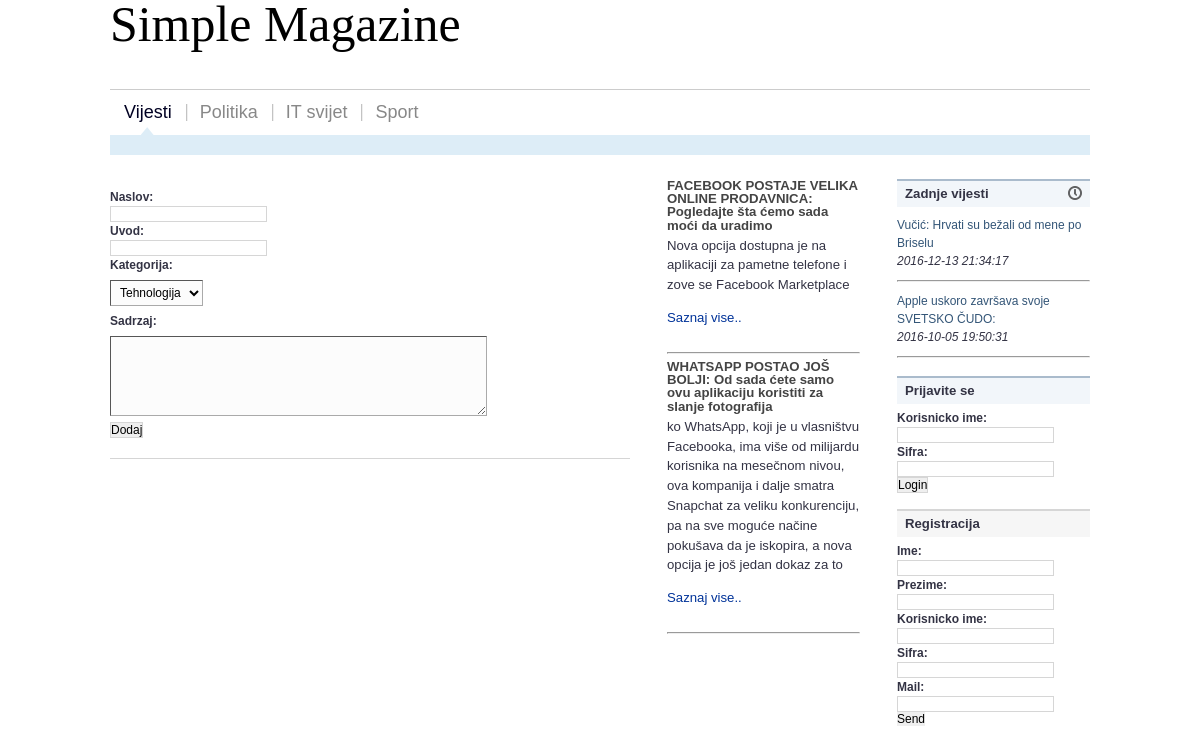
Page /dodajvijest.php on the committed database.
### tables this page shows
CREATE TABLE IF NOT EXISTS `vesti` (
  `id_vesti` int(11) NOT NULL AUTO_INCREMENT,
  `naslov` varchar(100) DEFAULT NULL,
  `uvod` varchar(1200) DEFAULT NULL,
  `sadrzaj` text,
  `vreme_objave` datetime DEFAULT CURRENT_TIMESTAMP,
  `slika` varchar(45) DEFAULT NULL,
  `kategorija` varchar(45) DEFAULT NULL,
  `komentar` text,
  PRIMARY KEY (`id_vesti`)
);

### dodajvijest.php (the view, shortened to what this page needs)
<?php
include_once "core/db.php";
?>
<!DOCTYPE html PUBLIC "-//W3C//DTD XHTML 1.0 Transitional//EN" "http://www.w3.org/TR/xhtml1/DTD/xhtml1-transitional.dtd">
<html xmlns="http://www.w3.org/1999/xhtml" dir="ltr">
<head>
	<link rel="stylesheet" type="text/css" href="style.css" media="screen" />
</head>
<body id="top">
<div id="site">
	<div class="center-wrapper">
			 <?php
			include_once "moduli/menu.php"
				?>
		<div class="main" id="main-three-columns">
			<div class="left" id="main-left">
				<div class="post">
					<div class="forma-div">
						  <div class="p2">
							<form class="forma1" action="dodajvijest.php" method="POST">
							<label class="forma1" for="naslov">Naslov:</label><br/>
							<input class="forma1" style=" border: 1px solid #D6D6D6"; type="text" name="naslov"/><br/>
							<label class="forma1" for="naslov">Uvod:</label><br/>
							<input class="forma1" style=" border: 1px solid #D6D6D6"; type="text" name="uvod"/><br/>
							<label class="forma1" for="naslov">Kategorija:</label><br/>
							<select name="kategorija">
								<option value="1">Tehnologija</option>
								</select><br/>
								<label class="forma1" for="sadrzaj">Sadrzaj:</label><br/>
								<textarea class="forma1" rows="5" cols="50" name="sadrzaj"></textarea><br/>
								<input class="forma1" style=" border: 1px solid #D6D6D6"; type="submit" value="Dodaj">
									</form>
						</div>
					</div>
				</div>
				<div class="content-separator"></div>
			</div>
			 <div class="left sidebar" id="sidebar-1">
				<div class="post">
				<?php
				$res = $pdo->query("SELECT id_vesti,vreme_objave, naslov, uvod FROM vesti WHERE id_vesti >4 LIMIT 2");
				while($vest = $res->fetch(PDO::FETCH_ASSOC)){
				echo "<div class='post-title'><h5>" . $vest['naslov'] . "</h5></div>";
				echo "<div class='post-body'> <p>" . $vest['uvod'] . "</p>";
				echo "<a href='saznajVise.php?id=" . $vest['id_vesti'] ."'>Saznaj vise..</a></div>";
				echo "<br><hr>";
				}
	?>
				</div>
			</div>
			<div class="right sidebar" id="sidebar-2">
				<div class="section">
					<div class="section-title">
						<div class="left">Zadnje vijesti</div>
						<div class="right"><img src="img/icon-time.gif" width="14" height="14" alt="" /></div>
					</div>
	<?php
	include_once "moduli/zadnjevijesti.php"
	?>
				</div>
				<div class="section">
      <?php
	  if(isset($_SESSION['w'])){
		  include_once "moduli/" . $_SESSION['w'] . ".php";
	  }else{
	  include_once "moduli/loginW.php";
	  }
	  ?>
				</div>
				<div class="section network-section">
<?php
	if(isset($_SESSION['w']) && ($_SESSION['status'] == '1')){
		include_once "moduli/AdminUser.php";
	 }
	elseif(isset($_SESSION['w']) && ($_SESSION['status'] == '2')){
		include_once "moduli/user.php";
		}
	else{
	         include_once "moduli/registracija.php";}
?>
				</div>
			</div>
		</div>
	</div>
</div>
 </div>
</body>
</html>

### moduli/zadnjevijesti.php (shortened to what this page needs)
			<?php
			$res = $pdo->query("SELECT id_vesti, naslov, vreme_objave FROM vesti ORDER BY vreme_objave DESC LIMIT 2 ");
			while($vest = $res->fetch(PDO::FETCH_ASSOC)){
				echo "<div class='section-content'>";
				echo "<ul class='nice-list'>";
				echo "<li>";
				echo "<div class='left'><a href='saznajVise.php?id=" . $vest['id_vesti'] ."'>" . $vest['naslov'] . "</a></div>";
				echo "<div class='left'><i>" . $vest['vreme_objave'] . "</i></div>";
				echo "</li>";
				echo "<hr>";
			}
?>

### style.css (style rules this page uses)
html, body, div, span, object, iframe, h1, h2, h3, h4, h5, h6, p, blockquote, pre, a, abbr, acronym, address, code, del, dfn, em, img, q, dl, dt, dd, ol, ul, li, fieldset, form, label, legend, table, caption, tbody, tfoot, thead, tr, th, td, textarea, input, select { margin: 0; padding: 0; border: 0; font-weight: inherit; font-style: inherit; font-size: 100%; font-family: inherit; vertical-align: baseline; }
html { height: 100%; padding-bottom: 1px; }
body { background: #FFF; color: #334; font: normal 75% sans-serif; line-height: 1.5; }
h1,h2,h3,h4,h5,h6 { color: #444; font-weight: normal; line-height: 1; margin-bottom: 0.3em; }
h4,h5,h6 { font-weight: bold; }
h5 { font-size: 1.1em; }
a { color: #357; text-decoration: underline; }
p { margin-bottom: 1em; }
ul, ol { margin: 0 0 1.5em 1.5em; }
ul { list-style-type: disc; }
ul.plain-list li, ul.nice-list li, ul.tabbed li { list-style: none; }
ul.nice-list { margin-left: 0; }
ul.nice-list li { list-style: none; border-top: 1px solid #EEE; padding: 4px 0; }
ul.nice-list li:first-child { border-top: none; }
label { font-weight: bold; cursor: pointer; }
textarea { overflow: auto; }
input.text, textarea, select { background: #FCFCFC; border: 1px inset #AAA; margin: 0.5em 0; padding: 4px 5px; }
.left,.alignleft { float: left; }
.right,.alignright { float: right; }
.content-separator, .archive-separator { background: #D5D5D5; clear: both; color: #FFE; display: block; font-size: 0; line-height: 0; height: 1px; }
.content-separator { margin: 20px 0; }
.post a { text-decoration: none; }
.post-body { font-size: 1.1em; }
.post-body a { color: #039; }
.center-wrapper { margin: 0 auto; width: 980px; }
.main { margin-bottom: 18px; }
.main#main-three-columns { background: url('img/main-three-columns.gif') repeat-y right top; }
.main#main-three-columns .sidebar { width: 193px; }
.main#main-three-columns #main-left { width: 520px; }
.sidebar a { text-decoration: none; }
#sidebar-1 { margin-left: 37px; }
.section { margin-bottom: 16px; }
.section-title { background-color: #F2F6FA; border-top: 2px solid #ABC; font: bold 1.1em sans-serif; margin-bottom: 5px; min-height: 0; padding: 5px 8px 6px; }

### rows in the picture
vesti: naslov "FACEBOOK POSTAJE VELIKA ONLINE PRODAVNICA: Pogledajte šta ćemo sada moći da uradimo", uvod "Nova opcija dostupna je na aplikaciji za pametne telefone i zove se Facebook Marketplace"
vesti: naslov "WHATSAPP POSTAO JOŠ BOLJI: Od sada ćete samo ovu aplikaciju koristiti za slanje fotografija", uvod "ko WhatsApp, koji je u vlasništvu Facebooka, ima više od milijardu korisnika na mesečnom nivou, ova kompanija i dalje smatra Snapchat za veliku konkurenciju, pa na sve moguće načine pokušava da je iskopira, a nova opcija je još jedan dokaz za to"
vesti: naslov "Vučić: Hrvati su bežali od mene po Briselu", vreme_objave "2016-12-13 21:34:17"
vesti: naslov "Apple uskoro završava svoje SVETSKO ČUDO:", vreme_objave "2016-10-05 19:50:31"
